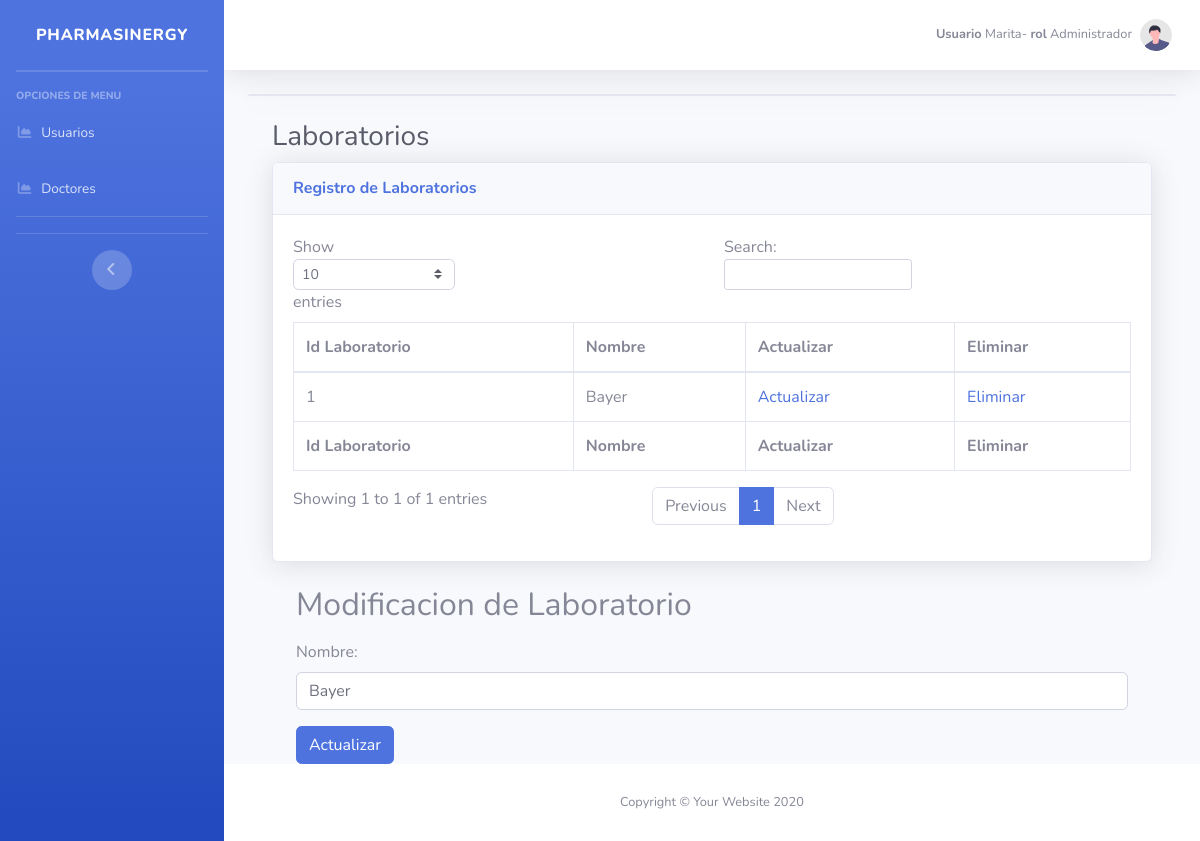
Screenshot of /crudLaboratorio.php?actualizar&id_laboratorio=1 (signed in) with the database file from the repository.
### tables this page shows
CREATE TABLE `laboratorio` (
  `Id_Laboratorio` int(11) NOT NULL,
  `Laboratorio` varchar(50) NOT NULL
);

### crudLaboratorio.php (the view, shortened to what this page needs)
<?php
require ('conexion.php');
?>
<!DOCTYPE html>
<html lang="es">
<head>
    <link href="vendor/fontawesome-free/css/all.min.css" rel="stylesheet" type="text/css">
    <link href="css/sb-admin-2.min.css" rel="stylesheet">
</head>
<body id="page-top">
    <div id="wrapper">
         <?php include "barraLateral.php"?>
        <div id="content-wrapper" class="d-flex flex-column">
            <div id="content">
     <?php include "barraNavegacion.php"?>
                <div class="container-fluid">
                 <div class="card shadow mb-4">
                    </div>
                <div class="container-fluid">
                    <h1 class="h3 mb-2 text-gray-800">Laboratorios</h1>
                    <div class="card shadow mb-4">
                        <div class="card-header py-3">
                            <h6 class="m-0 font-weight-bold text-primary">Registro de Laboratorios</h6>
                        </div>
                        <div class="card-body">
                            <div class="table-responsive">
                                <table class="table table-bordered" id="dataTable" width="100%" cellspacing="0">
                                    <thead>
                                        <tr>
                                            <th>Id Laboratorio</th>
                                            <th>Nombre</th>
                                            <th>Actualizar</th>
                                            <th>Eliminar</th>
                                        </tr>
                                    </thead>
                                    <tfoot>
                                        <tr>
                                            <th>Id Laboratorio</th>
                                            <th>Nombre</th>
                                            <th>Actualizar</th>
                                            <th>Eliminar</th>
                                        </tr>
                                    </tfoot>
                                    <tbody>
                                      <?php
                                      if ($conn->connect_error) {
                                        die("Conexion Fallida: " . $conn->connect_error);
                                      } else {
                                        $sql = "SELECT * FROM Laboratorio";
                                        $result = $conn->query($sql);
                                        if ($result->num_rows > 0) {
                                          while($row = $result->fetch_assoc()){
                                         ?>
                                        <tr>
                                            <td><?php  echo $row['Id_Laboratorio'] ?></td>
                                            <td><?php  echo $row['Laboratorio'] ?></td>
                                            <td><a href="../proyecto/crudLaboratorio.php?actualizar&id_laboratorio=<?php echo $row['Id_Laboratorio'] ?>">Actualizar</a> </td>
                                            <td><a href="../proyecto/crudLaboratorio.php?id_laboratorio=<?php echo $row['Id_Laboratorio'].'&eliminar=1' ?>">Eliminar</a> </td>
                                        </tr>
                                        <?php
                                      }
                                    }
                                  }
                                         ?>
                                    </tbody>
                                </table>
                            </div>
                        </div>
                    </div>
                    <?php include "altaModificacionLaboratorio.php" ?>
                </div>
            </div>
            <footer class="sticky-footer bg-white">
                <div class="container my-auto">
                    <div class="copyright text-center my-auto">
                        <span>Copyright &copy; Your Website 2020</span>
                    </div>
                </div>
            </footer>
        </div>
    </div>
</body>
</html>

### altaModificacionLaboratorio.php (shortened to what this page needs)
<?php
   if (isset($_GET['actualizar'])){
    $idLaboratorioModificar = $_GET['id_laboratorio'];
    $sql4 = "SELECT * FROM Laboratorio WHERE Id_Laboratorio= $idLaboratorioModificar";
            $result4 = $conn->query($sql4);
            if ($result4->num_rows > 0) {
                $row = $result4->fetch_assoc();
?>
<div class="container mt-3">
    <div id="modificar">
  <h2>Modificacion de Laboratorio</h2></div>
  <form action="../proyecto/crudlaboratorio.php" method="post">
    <div class="mb-3 mt-3">
      <label for="text">Nombre:</label>
      <input type="text" class="form-control" id="text" placeholder="Introduce el nombre del laboratorio" name="txtNombre"
      value ="<?php echo $row['Laboratorio'];?>">
    </div>
    <button type="submit" class="btn btn-primary">Actualizar</button>
  </form>
</div>
<?php
   }
} ?>

### rows the page displays
laboratorio: Id_Laboratorio "1", Laboratorio "Bayer", txtNombre "Bayer"

### other values shown
$_SESSION['usuarioAutenticado'] "Marita"
$_SESSION['rolUsuario'] "Administrador"
